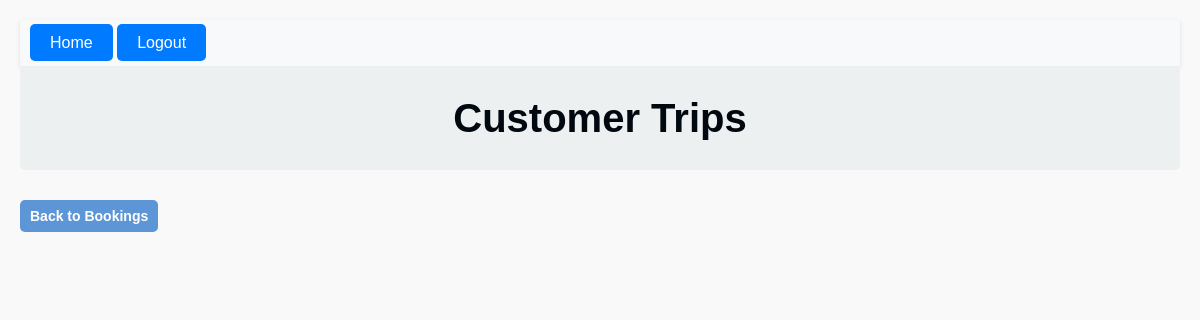
The app's page /customer-trips/5/ (signed in), older data.
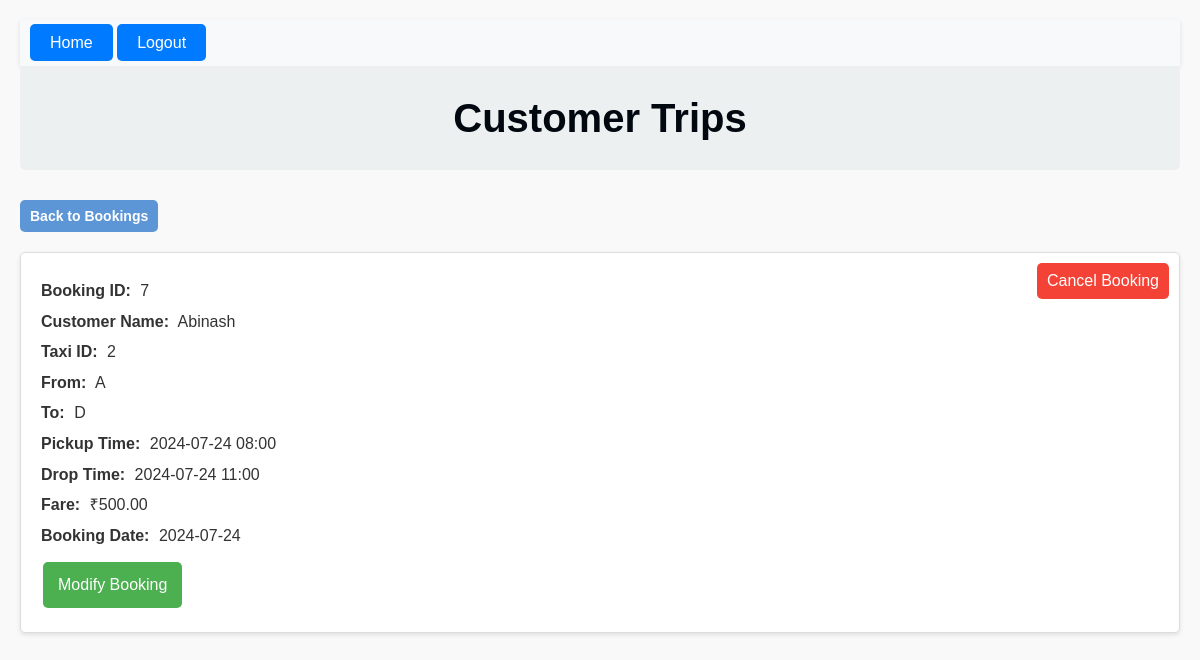
The same page, newer data.
### bookings/models.py (models this page shows, shortened)
class Booking(models.Model):
    booking_id = models.AutoField(primary_key=True)
    taxi = models.ForeignKey(Taxi, on_delete=models.CASCADE)
    customer = models.ForeignKey(Customer, on_delete=models.CASCADE)
    pickup_point = models.CharField(max_length=1, choices=[('A', 'A'), ('B', 'B'), ('C', 'C'), ('D', 'D'), ('E', 'E'), ('F', 'F')])
    drop_point = models.CharField(max_length=1, choices=[('A', 'A'), ('B', 'B'), ('C', 'C'), ('D', 'D'), ('E', 'E'), ('F', 'F')])
    pickup_time = models.DateTimeField()
    drop_time = models.DateTimeField(default=None, null=True, blank=True)
    booking_time = models.TimeField(auto_now_add=True)
    booking_date = models.DateField(auto_now_add=True)
    fare_amount = models.DecimalField(max_digits=10, decimal_places=2,default=0)

class Customer(models.Model):
    user = models.OneToOneField(User, null=True, blank=True, on_delete=models.SET_NULL)
    customer_id = models.AutoField(primary_key=True)
    customer_name = models.CharField(max_length=255)

class Taxi(models.Model):
    taxi_id = models.AutoField(primary_key=True)
    driver = models.OneToOneField(User, on_delete=models.SET_NULL, null=True, related_name='assigned_taxi')
    current_location = models.CharField(max_length=1, choices=[('A', 'A'), ('B', 'B'), ('C', 'C'), ('D', 'D'), ('E', 'E'), ('F', 'F')],default='A')
    earnings = models.DecimalField(max_digits=10, decimal_places=2, default=0.0)
    location_index = models.IntegerField(default=0)

### bookings/views.py (the view)
# urls.py: path('customer-trips/<int:customer_id>/', views.view_customer_trips, name='view_customer_trips'),
@login_required
def view_customer_trips(request, customer_id):
    if request.user.is_superuser or (hasattr(request.user, 'customer') and request.user.customer.customer_id == customer_id):
        customer_bookings = Booking.objects.filter(customer_id=customer_id)
        return render(request, 'customer_trips.html', {'customer_bookings': customer_bookings})
    else:
        messages.error(request, "You don't have permission to view these trips.")
        return redirect('display_taxi_details')

### bookings/templates/customer_trips.html (shortened to what this page needs)
{% extends 'base.html' %}
{% block content %}
<body class="customer-body">
    <h1 class="customer-header">Customer Trips</h1>
    <div class="back-to-bookings">
        <a href="{% url 'display_taxi_details' %}" class="back-btn">Back to Bookings</a>
    </div>
    {% for booking in customer_bookings %}
    <div class="trip">
        <p><strong>Booking ID:</strong> {{ booking.booking_id }}</p>
        <p><strong>Customer Name:</strong> {{ booking.customer.customer_name }}</p>
        <p><strong>Taxi ID:</strong> {{ booking.taxi.taxi_id }}</p>
        <p><strong>From:</strong> {{ booking.pickup_point }}</p>
        <p><strong>To:</strong> {{ booking.drop_point }}</p>
        <p><strong>Pickup Time:</strong> {{ booking.pickup_time|date:"Y-m-d H:i" }}</p>
        <p><strong>Drop Time:</strong> {{ booking.drop_time|date:"Y-m-d H:i" }}</p>
        <p><strong>Fare:</strong> ₹{{ booking.fare_amount }}</p>
        <p><strong>Booking Date:</strong> {{ booking.booking_date|date:"Y-m-d" }}</p>
        {% if user.is_superuser or user.customer == booking.customer %}
        <div class="booking-actions">
            <a href="{% url 'cancel_booking' %}?booking_id={{ booking.booking_id }}" class="cancel-btn">Cancel Booking</a>
            <a href="{% url 'modify_booking' %}?booking_id={{ booking.booking_id }}" class="modify-btn">Modify Booking</a>
        </div>
        {% endif %}
    </div>
    {% endfor %}
</body>
{% endblock %}

Row changes from the older to the newer data that the page shows:
added Booking: booking_id "7", customer.customer_name "Abinash", taxi.taxi_id "2", pickup_point "A", drop_point "D", pickup_time "2024-07-24 08:00", drop_time "2024-07-24 11:00", fare_amount "500.00", booking_date "2024-07-24"
